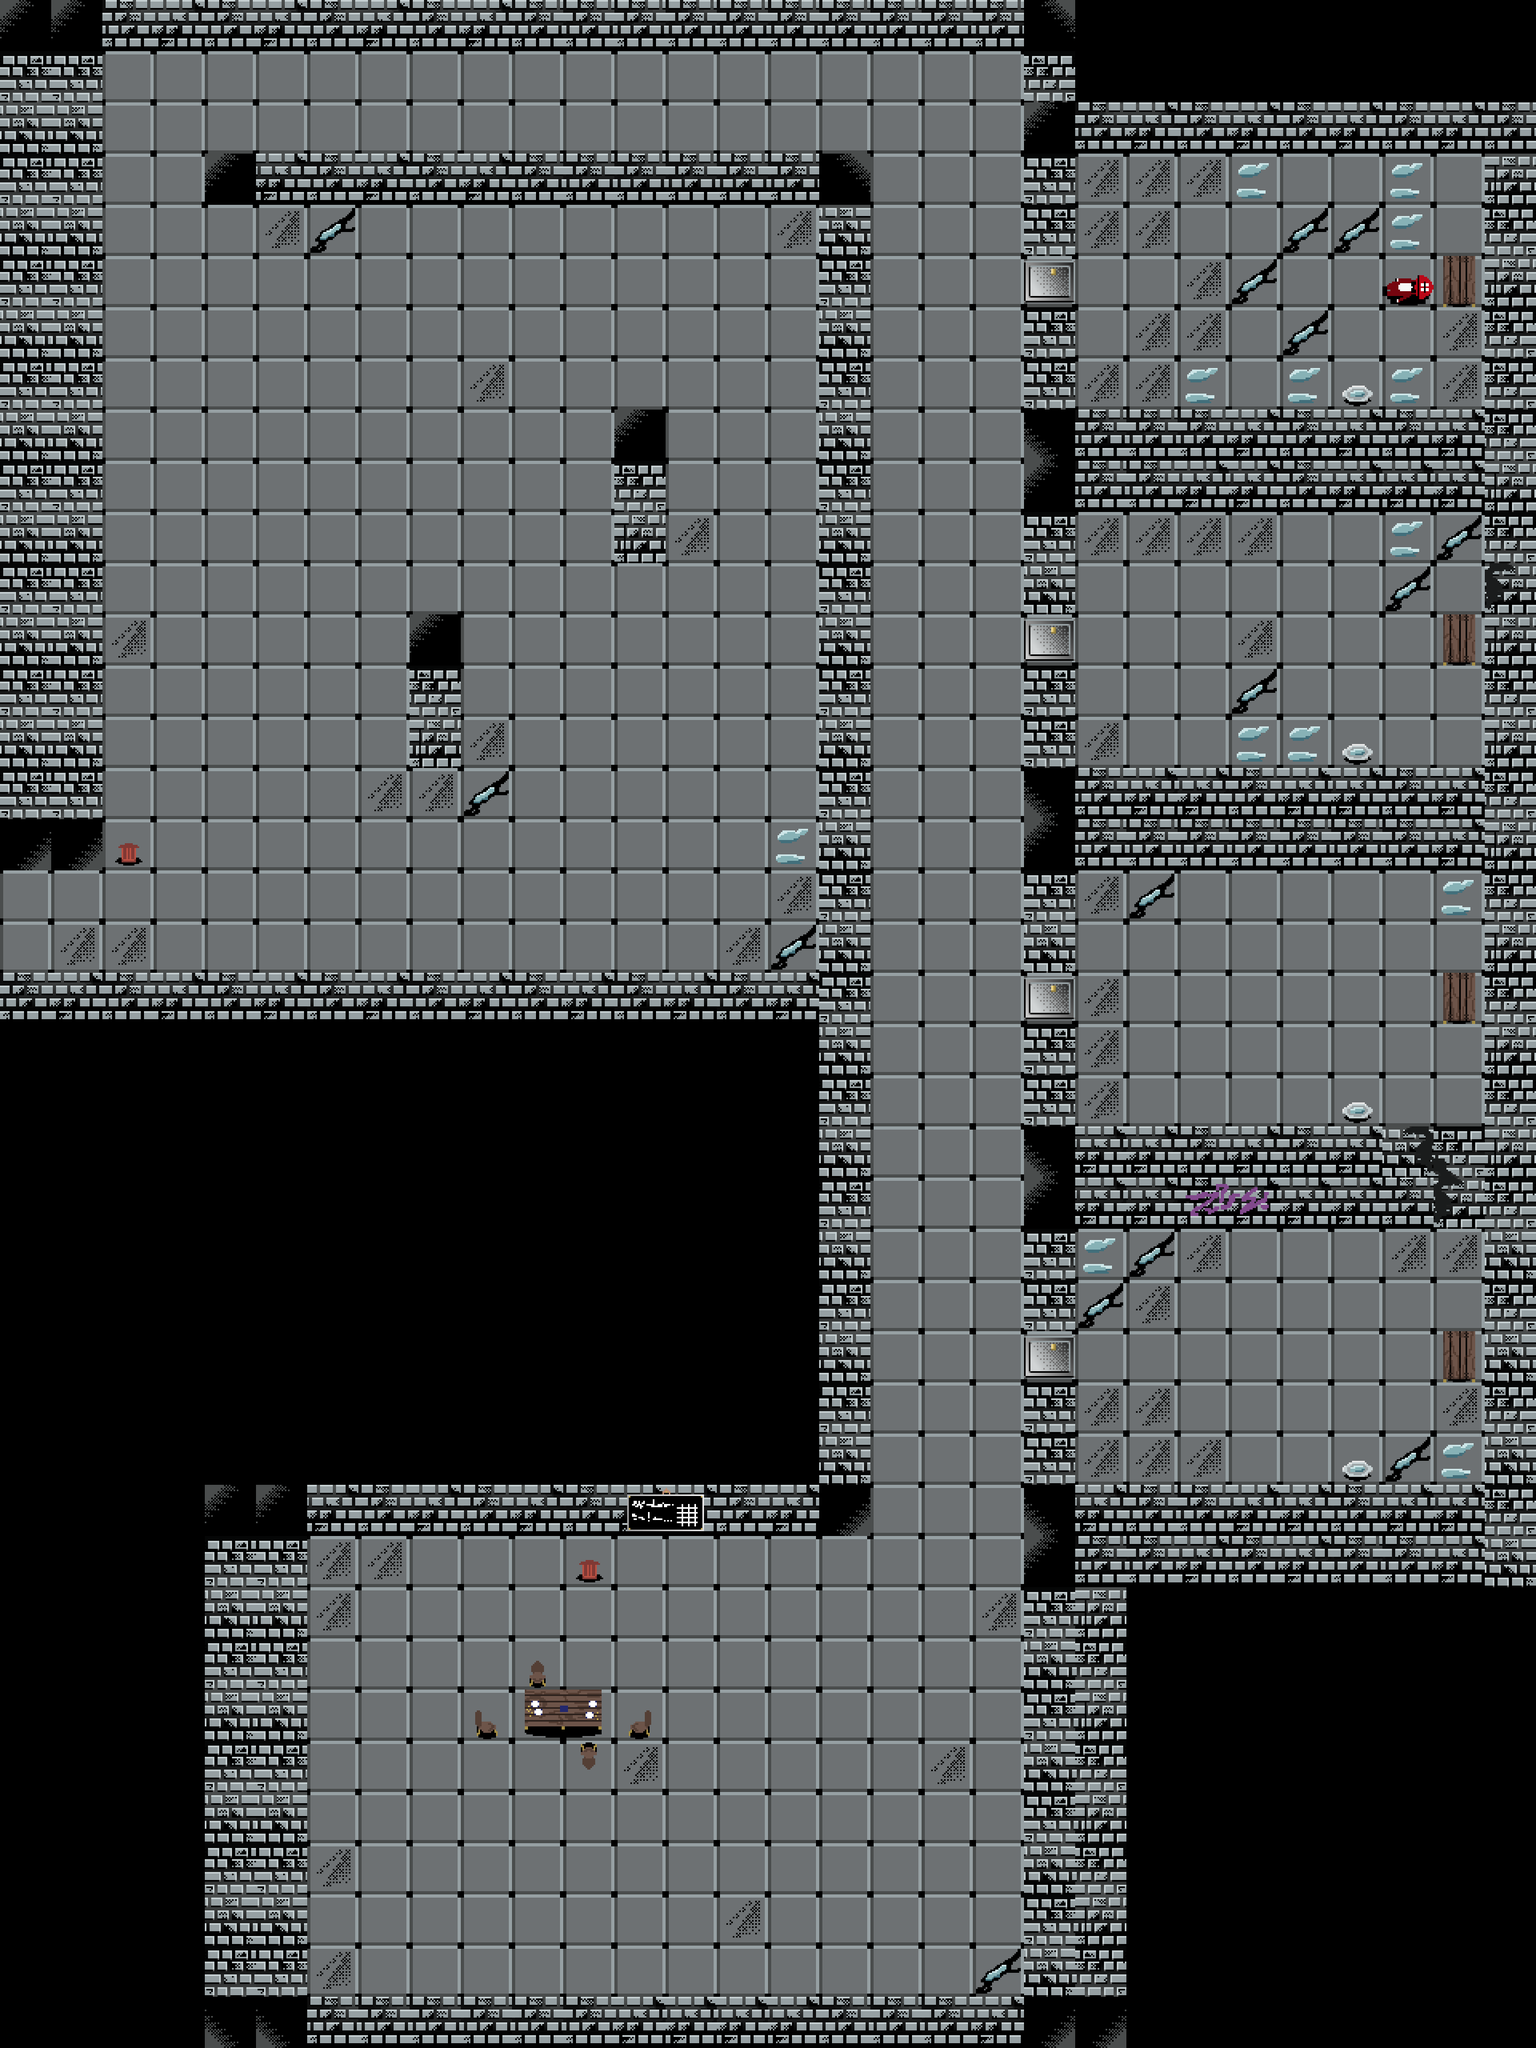

Rendered tile map (Tiled .tmx) drawn with the repository's tilesets; below, a short description and the map source with its tile grids summarised:
An orthogonal 30x40 tile map with 96x96 px tiles, 5 tile layers (Floor, Walls, Static objects, Doors, ...).

<map version="1.10" tiledversion="1.11.2" orientation="orthogonal" renderorder="right-down" width="30" height="40" tilewidth="96" tileheight="96" infinite="0" nextlayerid="7" nextobjectid="1">
 <tileset firstgid="1" source="Prison_Tilemap.tsx" />
 <layer id="1" name="Floor" width="30" height="40">
  <data>[1200 cells, 638 non-empty, 5 distinct tile ids]</data>
 </layer>
 <layer id="2" name="Walls" width="30" height="40">
  <data>[1200 cells, 305 non-empty, 14 distinct tile ids]</data>
 </layer>
 <layer id="5" name="Static objects" width="30" height="40">
  <data>[1200 cells, 18 non-empty, 9 distinct tile ids]</data>
 </layer>
 <layer id="4" name="Doors" width="30" height="40">
  <data>[1200 cells, 4 non-empty, 1 distinct tile ids]</data>
 </layer>
 <layer id="6" name="Gabibbo" width="30" height="40">
  <data>[1200 cells, 1 non-empty, 1 distinct tile ids]</data>
 </layer>
</map>
